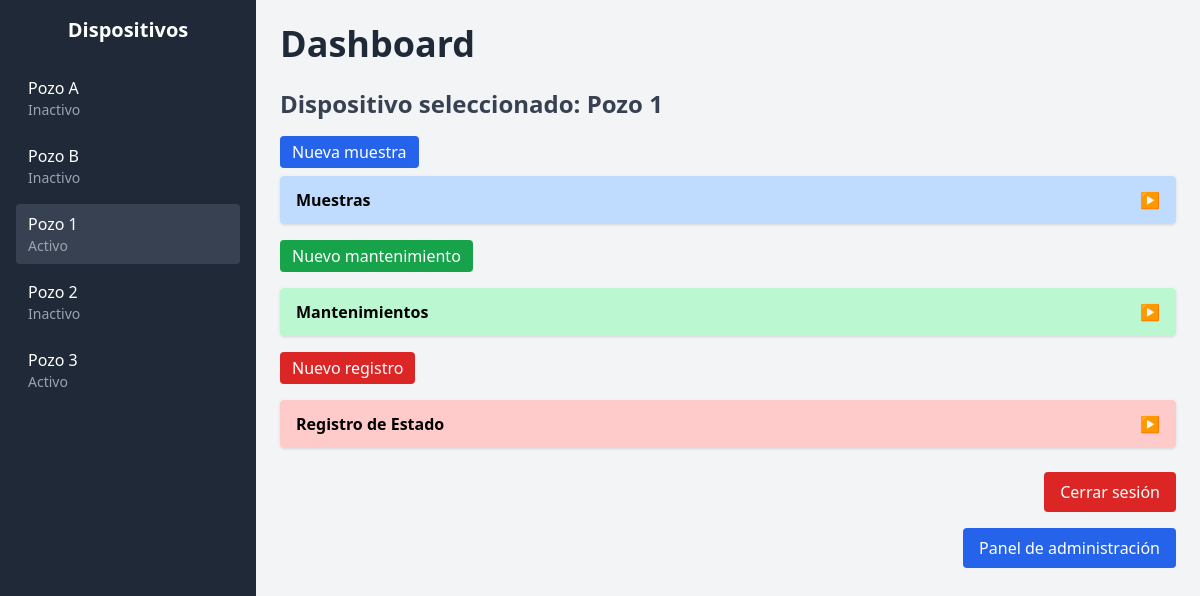
/dashboard/?dispositivo=3 (signed in), run on an earlier commit of the app's database.
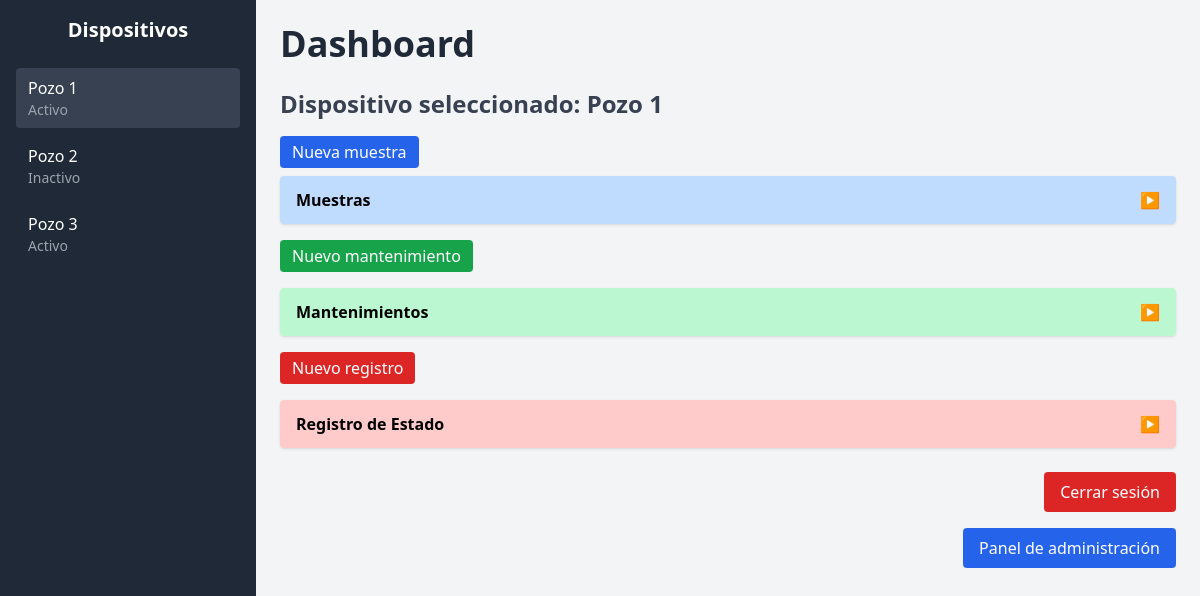
And on a later commit of the database.
### AppTomamuestras/models.py (models this page shows, shortened)
class Dispositivo(models.Model):
    nombre = models.CharField(max_length=100)
    ubicacion = models.CharField(max_length=100, blank=True, null=True)
    modelo = models.CharField(max_length=50, blank=True, null=True)
    numero_serie = models.CharField(max_length=50, blank=True, null=True)
    fecha_instalacion = models.DateField(blank=True, null=True)
    estado = models.CharField(max_length=20, blank=True, null=True)
    usuarios = models.ManyToManyField(User, related_name="dispositivos_asignados", blank=True)

### AppTomamuestras/views.py (the view)
# urls.py: path('dashboard/', views.dashboard, name='dashboard'),
@cache_control(no_cache=True, must_revalidate=True, no_store=True)
@login_required
def dashboard(request):
    if request.user.is_superuser:
        dispositivos = Dispositivo.objects.all()
    else:
        dispositivos = request.user.dispositivos_asignados.all()
    dispositivo_id = request.GET.get('dispositivo')
    dispositivo = dispositivos.filter(id=dispositivo_id).first() if dispositivo_id else None
    if dispositivo:
        muestras = Muestra.objects.filter(dispositivo=dispositivo)
        mantenimientos = Mantenimiento.objects.filter(dispositivo=dispositivo)
        registros = RegistroEstado.objects.filter(dispositivo=dispositivo)
    else:
        muestras = Muestra.objects.filter(dispositivo__in=dispositivos)
        mantenimientos = Mantenimiento.objects.filter(dispositivo__in=dispositivos)
        registros = RegistroEstado.objects.filter(dispositivo__in=dispositivos)
    activos_count = dispositivos.filter(estado="Activo").count()
    context = {
        'dispositivo': dispositivo,
        'dispositivos': dispositivos,
        'muestras': muestras,
        'mantenimientos': mantenimientos,
        'registros': registros,
        'activos_count': activos_count,
    }
    return render(request, 'dashboard.html', context)

### AppTomamuestras/templates/dashboard.html (shortened to what this page needs)
<!DOCTYPE html>
<html lang="es">
<head>
    <script src="https://cdn.tailwindcss.com"></script>
</head>
<body class="bg-gray-100 font-sans flex min-h-screen">
<aside class="w-64 bg-gray-800 text-white flex-shrink-0 p-4">
    <h2 class="text-xl font-bold mb-6 text-center">Dispositivos</h2>
    <ul class="space-y-2">
        {% for d in dispositivos %}
            <li>
                <a href="?dispositivo={{ d.id }}"
                   class="block px-3 py-2 rounded hover:bg-gray-700 {% if dispositivo and d.id == dispositivo.id %}bg-gray-700{% endif %}">
                    {{ d.nombre }}
                    <span class="block text-sm text-gray-400">{{ d.estado }}</span>
                </a>
            </li>
        {% endfor %}
    </ul>
</aside>
<main class="flex-1 p-6">
<a href="{% url 'deseleccionar_dispositivo' %}"><h1 class="text-4xl font-extrabold mb-6 text-gray-800">Dashboard</h1></a>
{% if dispositivo %}
<h2 class="text-2xl font-bold mb-4 text-gray-700">Dispositivo seleccionado: {{ dispositivo.nombre }}</h2>
<a href="{% url 'crear_muestra' dispositivo.id %}"
    class="mb-2 inline-block bg-blue-600 text-white px-3 py-1 rounded hover:bg-green-700">
   Nueva muestra
    </a>
<div class="space-y-4">
    <div class="bg-white shadow rounded overflow-hidden">
        <button class="w-full flex justify-between items-center px-4 py-3 font-bold bg-blue-200 hover:bg-blue-300"
                onclick="toggleTab('muestras', 'arrow-muestras')">
            Muestras
            <span id="arrow-muestras" class="transition-transform duration-300 transform">&#9654;</span>
        </button>
    </div>
    <a href="{% url 'crear_mantenimiento' dispositivo.id %}"
    class="mb-2 inline-block bg-green-600 text-white px-3 py-1 rounded hover:bg-green-700">
   Nuevo mantenimiento
    </a>
    <div class="bg-white shadow rounded overflow-hidden">
        <button class="w-full flex justify-between items-center px-4 py-3 font-bold bg-green-200 hover:bg-green-300"
                onclick="toggleTab('mantenimientos', 'arrow-mantenimientos')">
            Mantenimientos
            <span id="arrow-mantenimientos" class="transition-transform duration-300 transform">&#9654;</span>
        </button>
    </div>
    <a href="{% url 'crear_registro' dispositivo.id %}"
   class="mb-2 inline-block bg-red-600 text-white px-3 py-1 rounded hover:bg-red-700">
   Nuevo registro
    </a>
    <div class="bg-white shadow rounded overflow-hidden">
        <button class="w-full flex justify-between items-center px-4 py-3 font-bold bg-red-200 hover:bg-red-300"
                onclick="toggleTab('registros', 'arrow-registros')">
            Registro de Estado
            <span id="arrow-registros" class="transition-transform duration-300 transform">&#9654;</span>
        </button>
    </div>
</div>
{% endif %}
<footer class="mt-6 text-center text-gray-500">
<div class="flex justify-end mb-4">
    <form method="POST" action="{% url 'logout' %}">
        <button type="submit"
            class="bg-red-600 text-white px-4 py-2 rounded hover:bg-red-700 transition">
            Cerrar sesión
        </button>
    </form>
</div>
{% if user.is_superuser %}
<div class="flex justify-end mt-2">
    <a href="/admin/" target="_blank"
       class="bg-blue-600 text-white px-4 py-2 rounded hover:bg-blue-700 transition">
        Panel de administración
    </a>
</div>
{% endif %}
</footer>
</main>
</body>
</html>

What changed in the data, as far as the page shows it:
removed Dispositivo: nombre "Pozo A", estado "Inactivo"
removed Dispositivo: nombre "Pozo B", estado "Inactivo"
